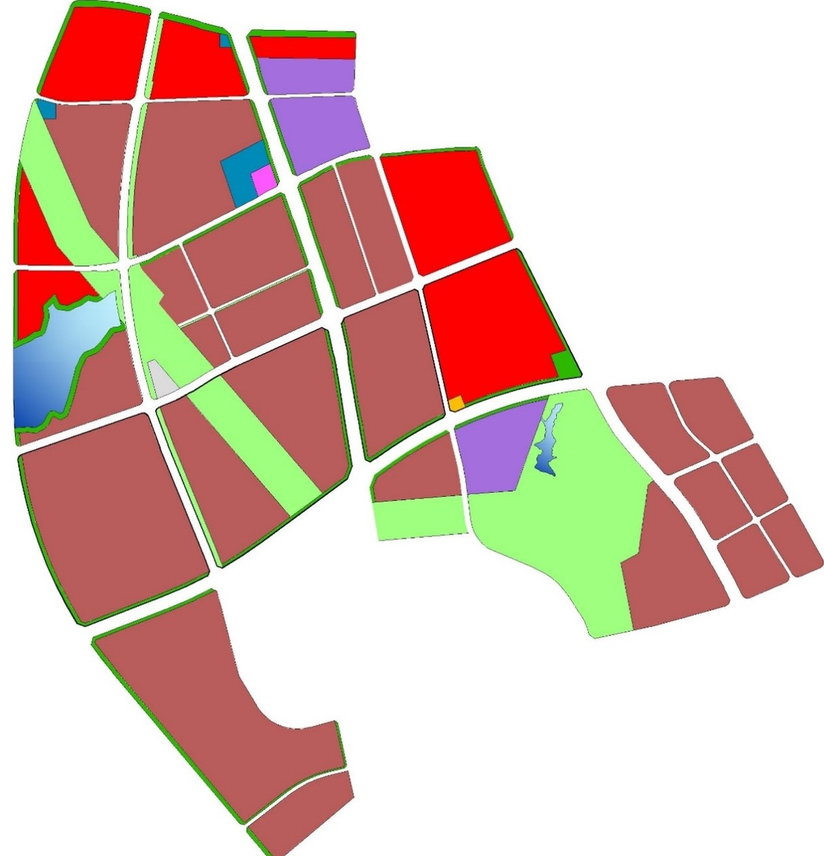
#> input picture partition2.png, 824 x 856 px, shrunk from 1264 x 1313 before the run
$ jupyter execute 3ImageProcessWaterSehed.ipynb
#> lines starting #> are read from the running program, lines starting #| are printed output that depends on the picture; after the words box and inside, x2 and y2 are one past the last pixel; in counts of white or black regions, pixels touching at a corner belong together
[cell 1]
import numpy as np
import cv2 as cv
from matplotlib import pyplot as plt

img = cv.imread('partition2.png')
#> img is the input picture: shape (856, 824, 3); mean B, G, R 182.2, 190.9, 220.5
gray = cv.cvtColor(img,cv.COLOR_BGR2GRAY)
ret, thresh = cv.threshold(gray,0,255,cv.THRESH_BINARY_INV+cv.THRESH_OTSU)
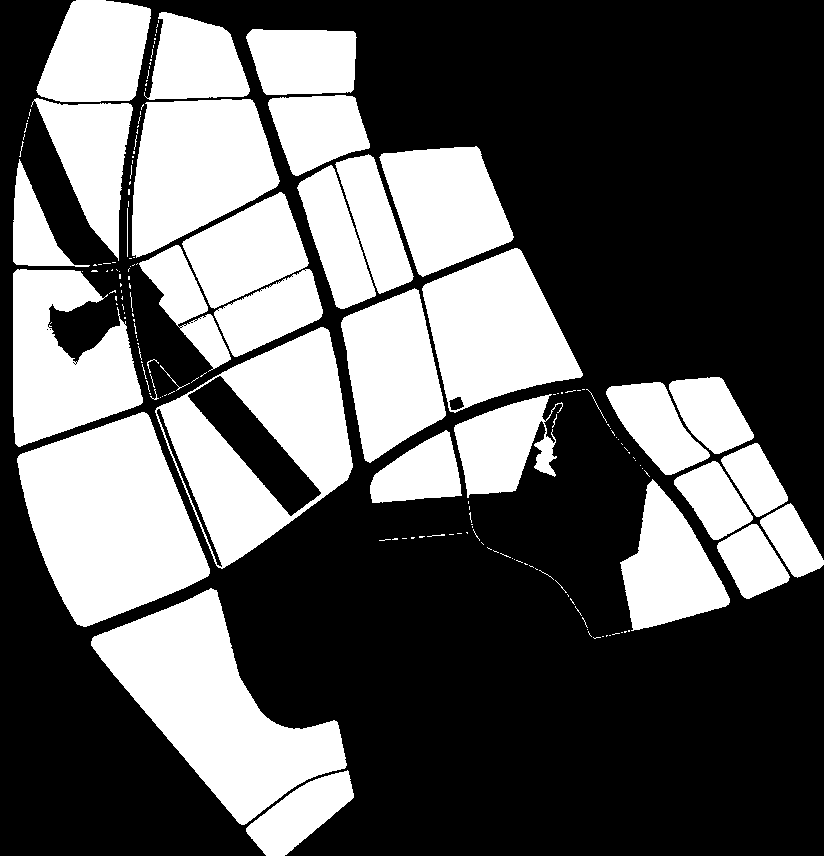
#> thresh: shape (856, 824); 36.9% white; 177 white regions (141 under 20 px), largest, box (x1, y1, x2, y2) and area: (17, 412, 210, 627) 26704, (91, 588, 347, 825) 25562, (155, 327, 353, 569) 22320
#> ret = 180


# noise removal
kernel = np.ones((3,3),np.uint8)
opening = cv.morphologyEx(thresh,cv.MORPH_OPEN,kernel, iterations = 2)
#> opening: shape (856, 824); 36.6% white; 32 white regions, largest, box (x1, y1, x2, y2) and area: (17, 413, 210, 626) 26696, (91, 589, 346, 824) 25547, (132, 99, 279, 256) 16428
# sure background area
sure_bg = cv.dilate(opening,kernel,iterations=3)
#> sure_bg: shape (856, 824); 41.7% white; 9 white regions, largest, box (x1, y1, x2, y2) and area: (244, 26, 585, 465) 70938, (129, 9, 356, 499) 59739, (10, 162, 213, 629) 50251
# Finding sure foreground area
dist_transform = cv.distanceTransform(opening,cv.DIST_L2,5)
ret, sure_fg = cv.threshold(dist_transform,0.7*dist_transform.max(),255,0)
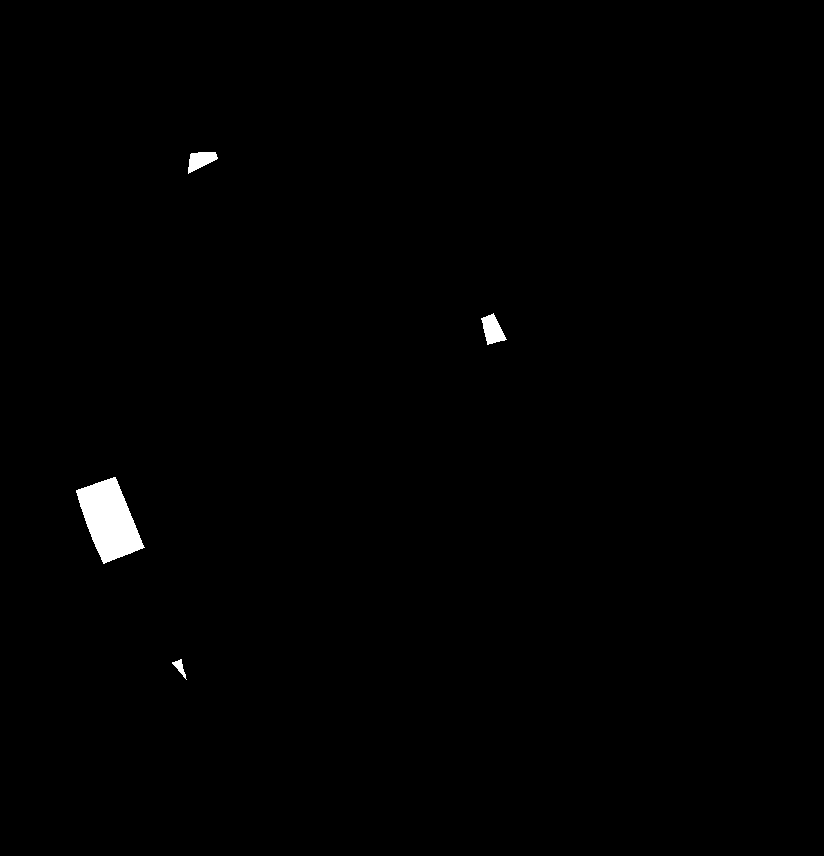
#> sure_fg: shape (856, 824) float32; 0.63% white; 4 white regions, box (x1, y1, x2, y2) and area: (76, 477, 145, 564) 3453, (481, 313, 507, 345) 475, (188, 152, 218, 174) 397, (172, 659, 187, 680) 113
#> ret = 52.15
# Finding unknown region
sure_fg = np.uint8(sure_fg)
unknown = cv.subtract(sure_bg,sure_fg)
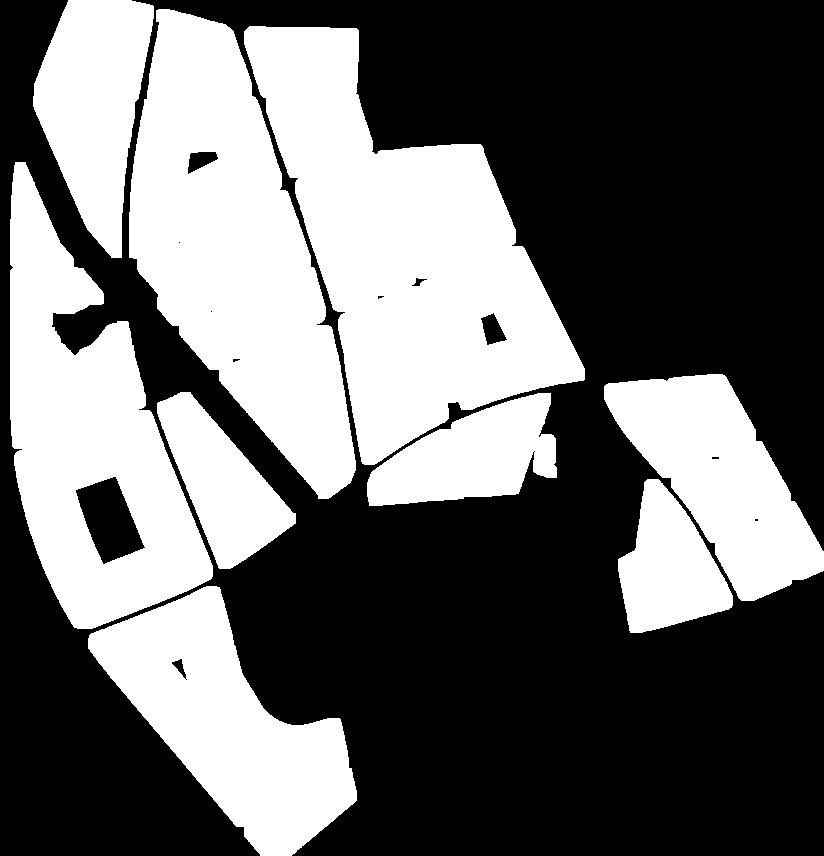
#> unknown: shape (856, 824); 41.1% white; 9 white regions, largest, box (x1, y1, x2, y2) and area: (244, 26, 585, 465) 70463, (129, 9, 356, 499) 59342, (10, 162, 213, 629) 46798

cv.imshow('sure_bg',sure_bg)
cv.imshow('sure_fg',sure_fg)

cv.imshow('unknown',unknown)

# Marker labelling
ret, markers = cv.connectedComponents(sure_fg)
#> markers: shape (856, 824) int32; 5 distinct labels, from 0 to 4
#> ret = 5
# Add one to all labels so that sure background is not 0, but 1
markers = markers+1
#> markers: shape (856, 824) int32; 5 distinct labels, from 1 to 5
# Now, mark the region of unknown with zero
markers[unknown==255] = 0
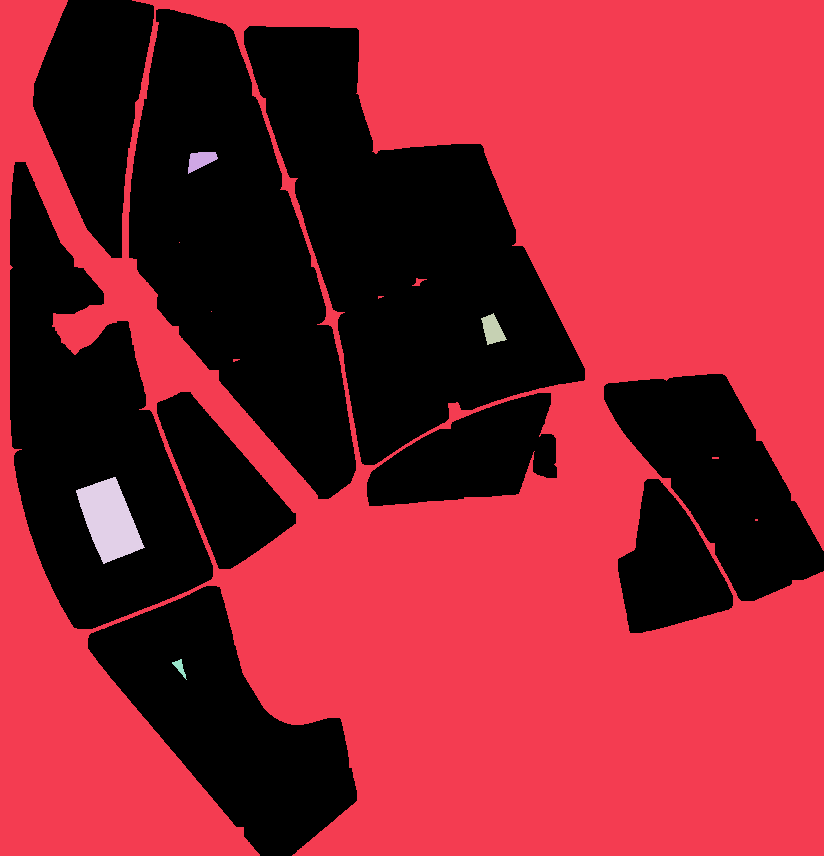
#> markers: shape (856, 824) int32; 6 distinct labels, from 0 to 5; one colour per label, 0 black


markers = cv.watershed(img,markers)
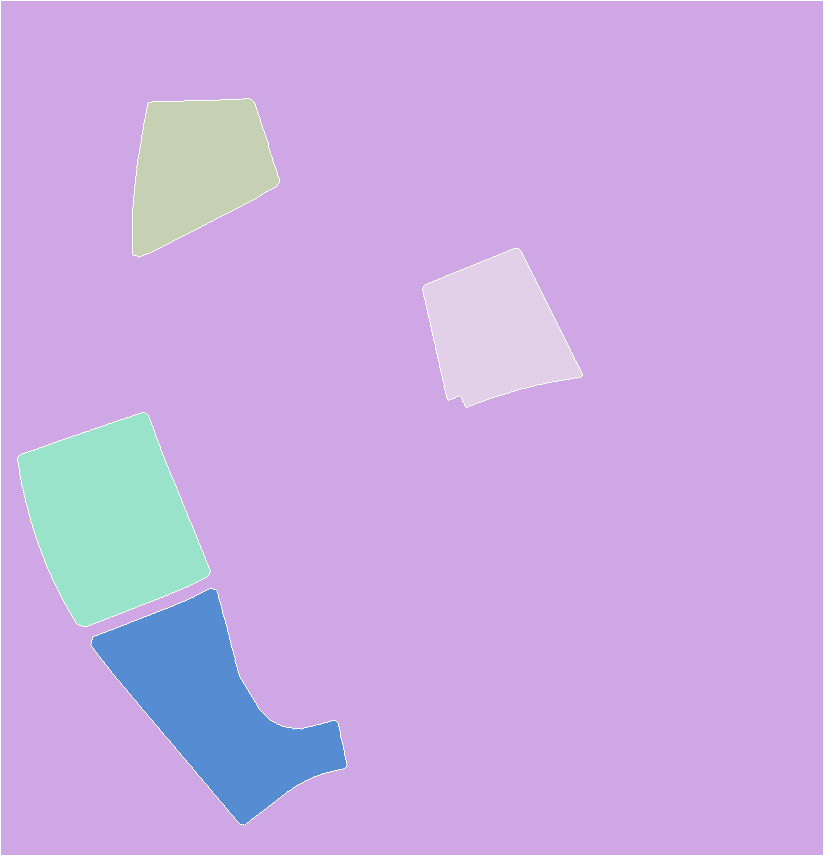
#> markers: shape (856, 824) int32; 6 distinct labels, from -1 to 5; one colour per label, 0 black, -1 white
img[markers == -1] = [255,0,0]
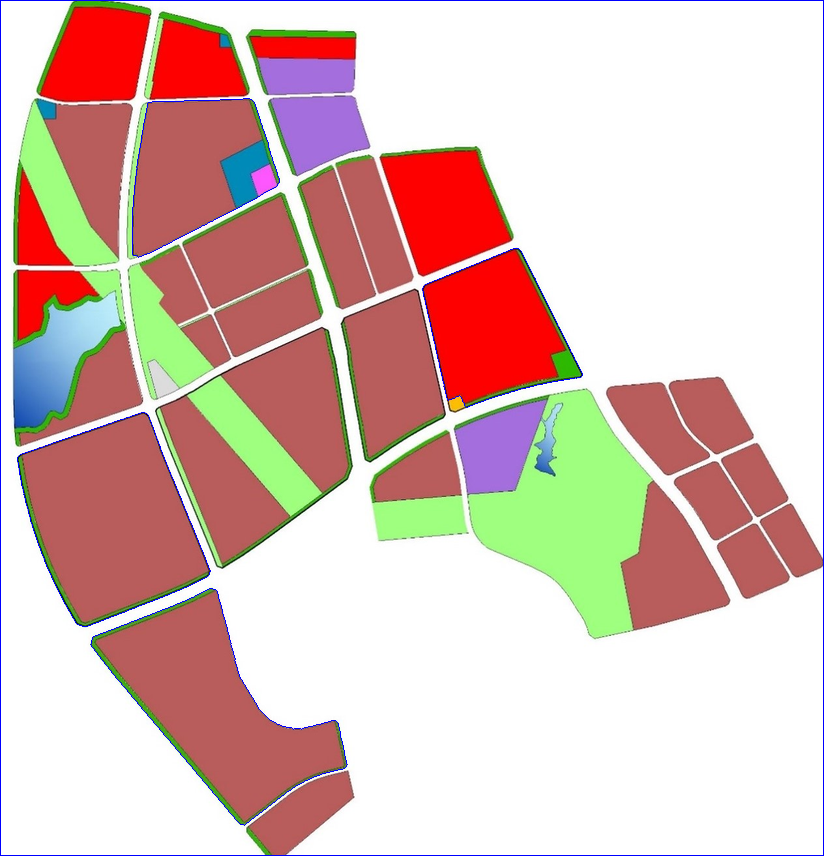
#> img: shape (856, 824, 3); 0.79% of pixels changed, all inside (x1, y1, x2, y2) = (0, 0, 824, 856)

cv.imshow('img',img)
cv.waitKey(0)
cv.destroyAllWindows()


# [11 lines of commented-out code are left out]

$ run again, with partition1.png copied over partition2.png
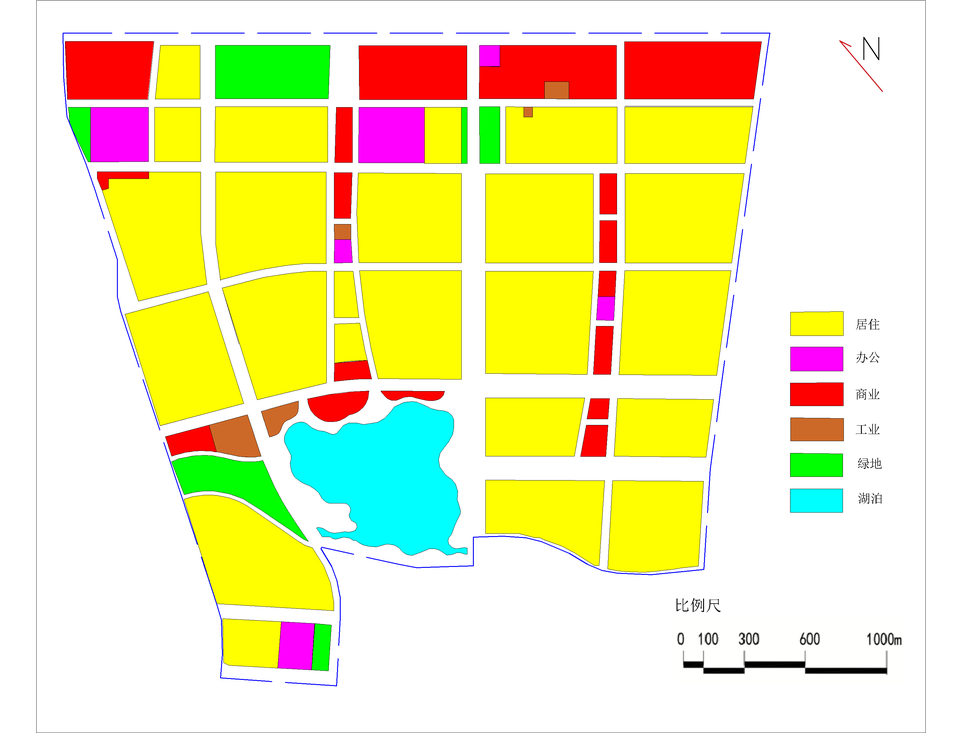
#> input picture partition1.png, 962 x 733 px, shrunk from 3151 x 2401 before the run
#> img is the input picture: shape (733, 962, 3); mean B, G, R 171.4, 233.7, 238.8
#> `ret, thresh = cv.threshold(gray,0,255,cv.THRESH_BINARY_INV+cv.THRESH_O..`:
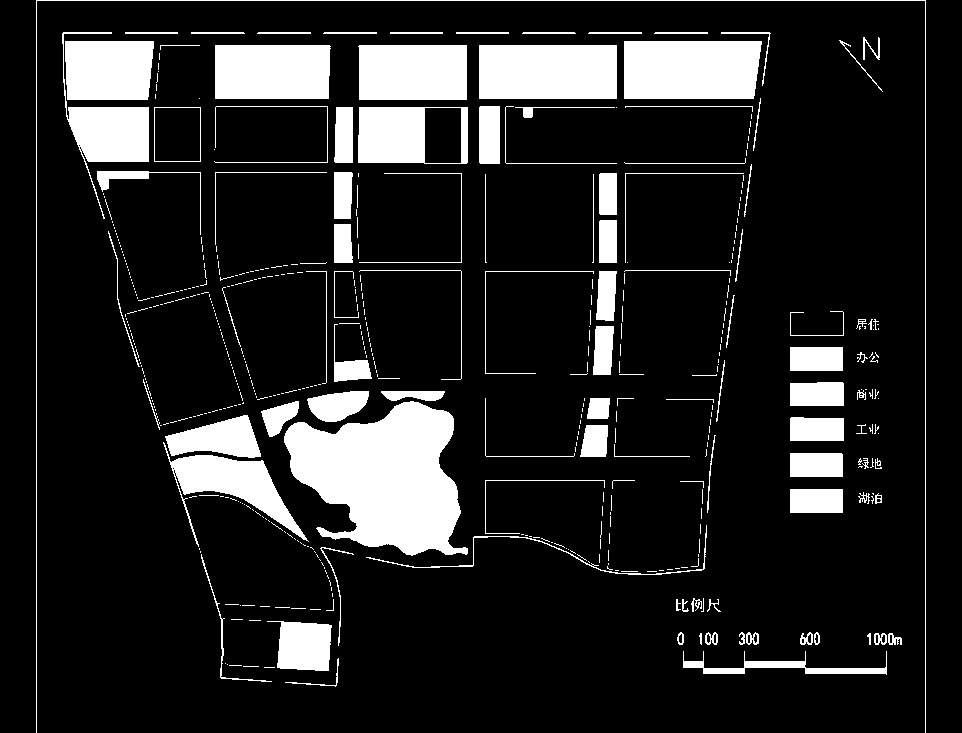
#> thresh: shape (733, 962); 14.4% white; 509 white regions (394 under 20 px), largest, box (x1, y1, x2, y2) and area: (284, 401, 468, 556) 18177, (624, 41, 762, 99) 7775, (479, 45, 617, 99) 7452
#> `ret, thresh = cv.threshold(gray,0,255,cv.THRESH_BINARY_INV+cv.THRESH_O..`: ret = 183
#> opening: shape (733, 962); 12.4% white; 34 white regions, largest, box (x1, y1, x2, y2) and area: (284, 402, 468, 555) 18147, (624, 41, 761, 99) 7771, (479, 45, 617, 99) 7452
#> sure_bg: shape (733, 962); 15.7% white; 25 white regions, largest, box (x1, y1, x2, y2) and area: (259, 388, 471, 558) 24684, (621, 38, 764, 102) 8977, (163, 412, 304, 538) 8805
#> `ret, sure_fg = cv.threshold(dist_transform,0.7*dist_transform.max(),25..`: ret = 36.53
#> unknown: shape (733, 962); 15.4% white; 25 white regions, largest, box (x1, y1, x2, y2) and area: (259, 388, 471, 558) 22654, (621, 38, 764, 102) 8977, (163, 412, 304, 538) 8805
#> `ret, markers = cv.connectedComponents(sure_fg)`: ret = 2
#> `img[markers == -1] = [255,0,0]`:
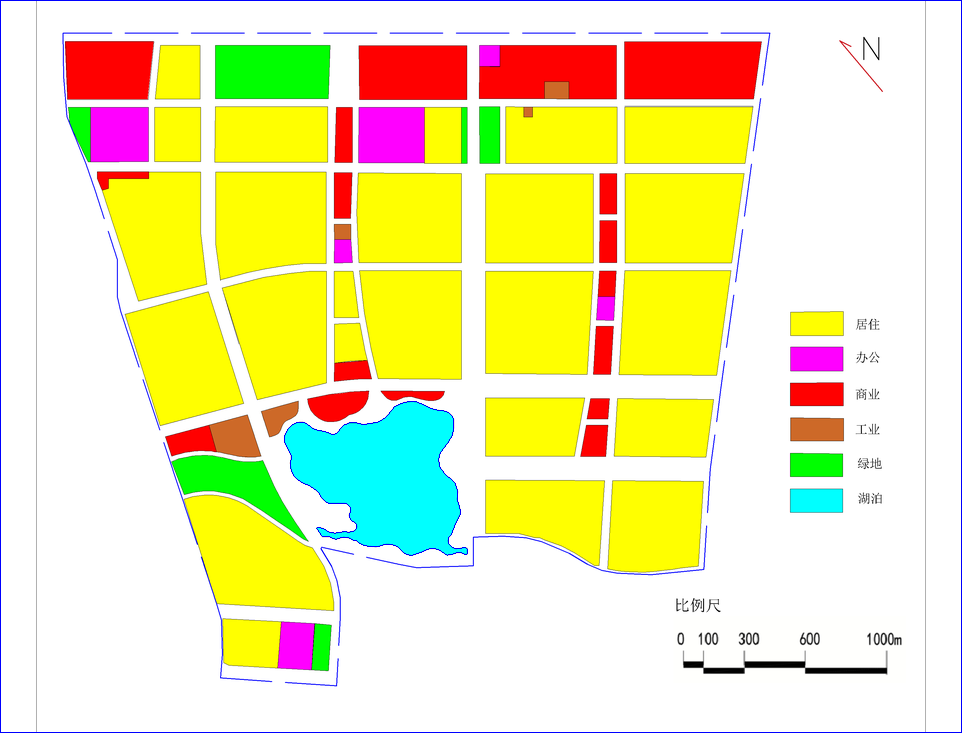
#> img: shape (733, 962, 3); 0.57% of pixels changed, all inside (x1, y1, x2, y2) = (0, 0, 962, 733)

$ run again, with p2template1.png copied over partition2.png
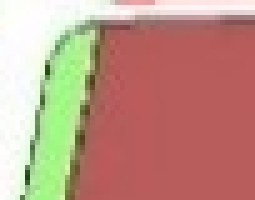
#> input picture p2template1.png, 51 x 40 px (shown 5 times larger)
#> img is the input picture: shape (40, 51, 3); mean B, G, R 132.1, 148.2, 191
#> `ret, thresh = cv.threshold(gray,0,255,cv.THRESH_BINARY_INV+cv.THRESH_O..`:
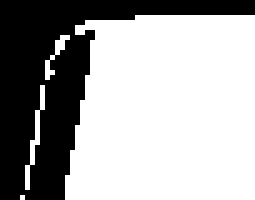
#> thresh: shape (40, 51) (shown 5 times larger); 65% white; 1 black region, box (x1, y1, x2, y2) and area: (0, 0, 51, 40) 713
#> `ret, thresh = cv.threshold(gray,0,255,cv.THRESH_BINARY_INV+cv.THRESH_O..`: ret = 175
#> opening: shape (40, 51); 62.9% white; 1 black region, box (x1, y1, x2, y2) and area: (0, 0, 51, 40) 757
#> sure_bg: shape (40, 51); 74.4% white; 1 black region, box (x1, y1, x2, y2) and area: (0, 0, 24, 40) 523
#> `ret, sure_fg = cv.threshold(dist_transform,0.7*dist_transform.max(),25..`: ret = 25.9
#> unknown: shape (40, 51); 67.6% white; 2 black regions, box (x1, y1, x2, y2) and area: (0, 0, 24, 40) 523, (38, 28, 51, 40) 138
#> `ret, markers = cv.connectedComponents(sure_fg)`: ret = 2
#> `img[markers == -1] = [255,0,0]`:
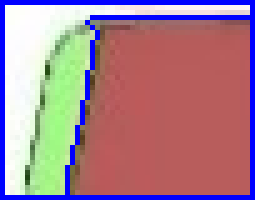
#> img: shape (40, 51, 3) (shown 5 times larger); 12.01% of pixels changed, all inside (x1, y1, x2, y2) = (0, 0, 51, 40)

$ run again, with p2template2.png copied over partition2.png
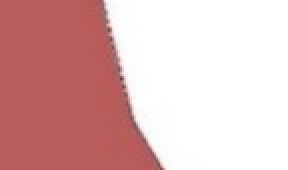
#> input picture p2template2.png, 144 x 85 px (shown 2 times larger)
#> img is the input picture: shape (85, 144, 3); mean B, G, R 182.2, 182.6, 222.4
#> `ret, thresh = cv.threshold(gray,0,255,cv.THRESH_BINARY_INV+cv.THRESH_O..`:
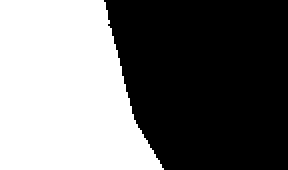
#> thresh: shape (85, 144) (shown 2 times larger); 44.5% white; 1 white region, box (x1, y1, x2, y2) and area: (0, 0, 82, 85) 5447
#> `ret, thresh = cv.threshold(gray,0,255,cv.THRESH_BINARY_INV+cv.THRESH_O..`: ret = 187
#> opening: shape (85, 144); 44.5% white; 1 white region, box (x1, y1, x2, y2) and area: (0, 0, 81, 85) 5444
#> sure_bg: shape (85, 144); 47.3% white; 1 white region, box (x1, y1, x2, y2) and area: (0, 0, 84, 85) 5784
#> `ret, sure_fg = cv.threshold(dist_transform,0.7*dist_transform.max(),25..`: ret = 49.91
#> unknown: shape (85, 144); 38.9% white; 1 white region, box (x1, y1, x2, y2) and area: (3, 0, 84, 85) 4764
#> `ret, markers = cv.connectedComponents(sure_fg)`: ret = 2
#> `img[markers == -1] = [255,0,0]`:
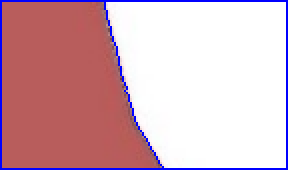
#> img: shape (85, 144, 3) (shown 2 times larger); 4.39% of pixels changed, all inside (x1, y1, x2, y2) = (0, 0, 144, 85)
